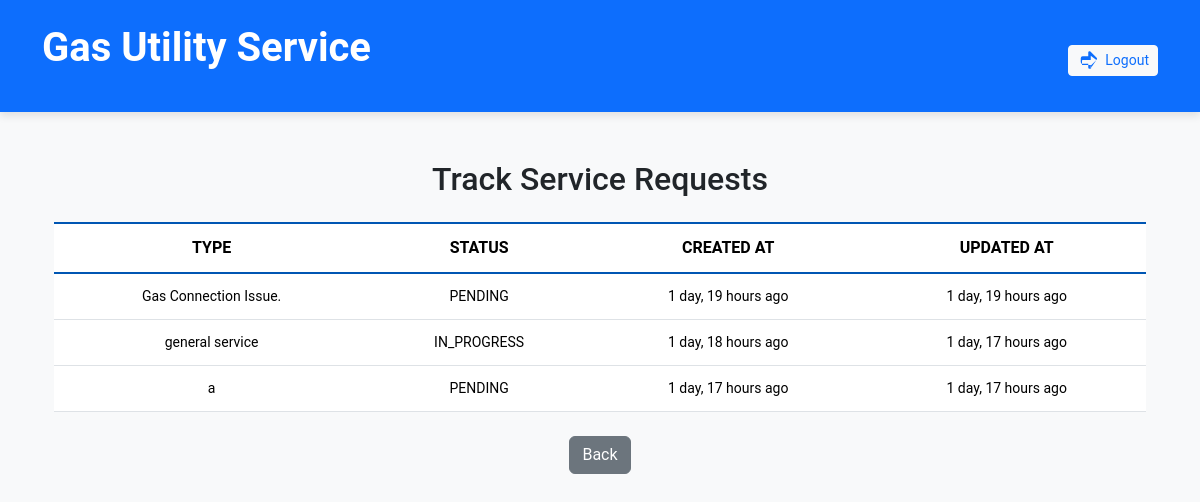
The app's page /requests/track/ (signed in), older data.
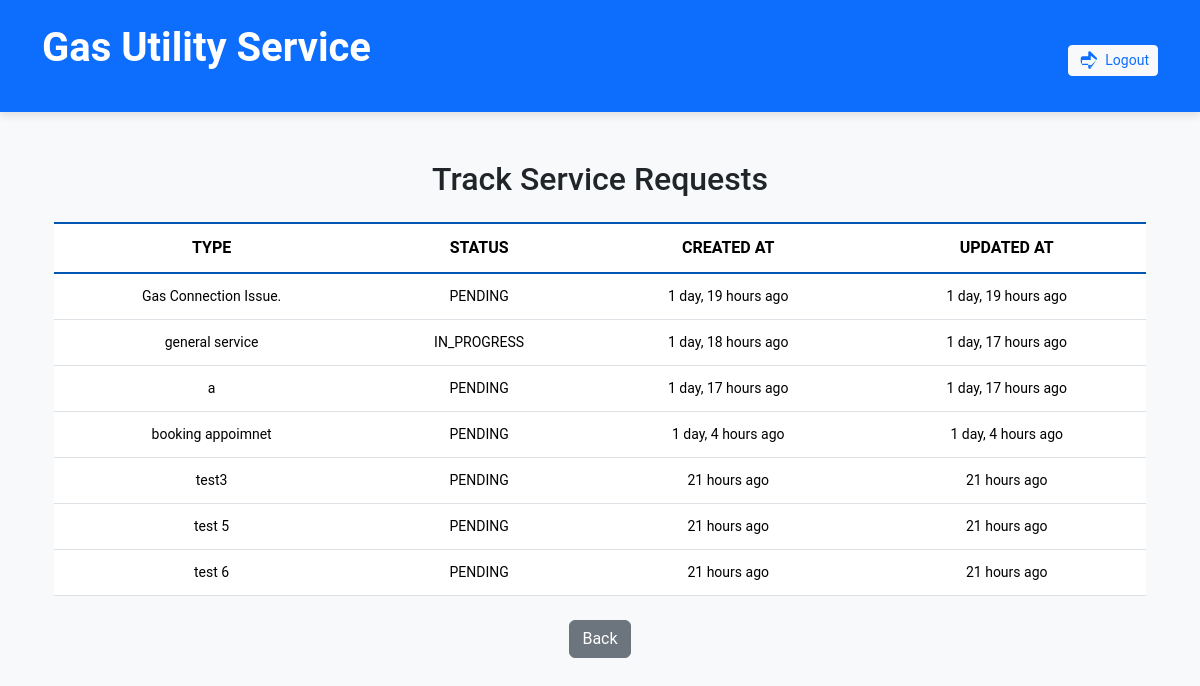
The same page, newer data.
### service_requests/models.py (models this page shows, shortened)
class ServiceRequest(models.Model):
    STATUS_CHOICES = [
        ('PENDING', 'Pending'),
        ('IN_PROGRESS', 'In Progress'),
        ('RESOLVED', 'Resolved'),
    ]
    customer = models.ForeignKey(User, on_delete=models.CASCADE)
    service_type = models.CharField(max_length=100)
    details = models.TextField()
    attached_file = models.FileField(upload_to='attachments/', blank=True, null=True)
    status = models.CharField(max_length=20, choices=STATUS_CHOICES, default='PENDING')
    created_at = models.DateTimeField(auto_now_add=True)
    updated_at = models.DateTimeField(auto_now=True)

### service_requests/views.py (the view)
# urls.py: path('track/', views.track_request_view, name='track_request'),
@login_required
def track_request_view(request):
    service_requests = ServiceRequest.objects.filter(customer=request.user)
    return render(request, 'requests/track_request.html', {'service_requests': service_requests})

### templates/requests/track_request.html (shortened to what this page needs)
{% extends 'base.html' %}
{% load tz %}
{% load humanize %}
{% block content %}
<div class="container mt-4">
    <h2 class="text-center mb-4">Track Service Requests</h2>
    {% if service_requests %}
    <table class="table custom-table">
        <thead>
            <tr>
                <th>Type</th>
                <th>Status</th>
                <th>Created At</th>
                <th>Updated At</th>
            </tr>
        </thead>
        <tbody>
            {% for request in service_requests %}
            <tr>
                <td>{{ request.service_type }}</td>
                <td>{{ request.status }}</td>
                <td>{{ request.created_at|timezone:"Asia/Kolkata"|naturaltime }}</td>
                <td>{{ request.updated_at|timezone:"Asia/Kolkata"|naturaltime }}</td>
            </tr>
            {% endfor %}
        </tbody>
    </table>
    {% else %}
    <div class="alert alert-info text-center">
        No service requests available at the moment.
    </div>
    {% endif %}
    <div class="text-center mt-4">
        <a href="{% url 'account' %}" class="btn btn-secondary">Back</a>
    </div>
</div>
{% endblock %}

### templates/base.html (shortened to what this page needs)
<!DOCTYPE html>
{% load static %}
<html lang="en">
<head>
    <link href="https://cdn.jsdelivr.net/npm/bootstrap@5.3.1/dist/css/bootstrap.min.css" rel="stylesheet">
    <link rel="stylesheet" href="{% static 'css/styles.css' %}">
</head>
<body>
    <header class="bg-primary text-white py-4">
        <div class="container d-flex justify-content-between align-items-center">
            <h1 class="mb-3">Gas Utility Service</h1>
            <nav>
                {% if user.is_authenticated %}
                    <form method="POST" action="{% url 'logout' %}" class="d-inline-block ms-auto">
                        <button type="submit" class="btn btn-light btn-sm text-primary d-flex align-items-center">
                            Logout
                        </button>
                    </form>
                {% endif %}
            </nav>
        </div>
    </header>
    <main class="container my-5">
        {% block content %}{% endblock %}
    </main>
</body>
</html>

### static/css/styles.css (style rules this page uses)
body { font-family: 'Roboto', sans-serif; background-color: #f8f9fa; margin: 0; padding: 0; }
header { box-shadow: 0 4px 8px rgba(0, 0, 0, 0.1); }
header h1 { font-size: 2.5rem; font-weight: bold; }
header nav { margin-top: 10px; }
nav button { font-size: 1rem; padding: 8px 15px; border-radius: 5px; transition: background-color 0.3s, color 0.3s; }

### templates/requests/track_request.html (style rules this page uses)
.custom-table { width: 100%; border-collapse: collapse; margin-bottom: 20px; }
.custom-table th, .custom-table td { padding: 12px; text-align: left; font-size: 14px; }
.custom-table thead { background-color: #007BFF; color: white; font-weight: bold; text-transform: uppercase; border-top: 2px solid #0056b3; border-bottom: 2px solid #0056b3; }
.custom-table th { font-size: 16px; text-align: center; }
.custom-table tr:nth-child(even) { background-color: #f2f2f2; }
.custom-table td { text-align: center; }
.btn-secondary { background-color: #6c757d; border-color: #6c757d; }

Row changes from the older to the newer data that the page shows:
added ServiceRequest: service_type "booking appoimnet", status "PENDING", created_at "1 day, 4 hours ago", updated_at "1 day, 4 hours ago"
added ServiceRequest: service_type "test3", status "PENDING", created_at "21 hours ago", updated_at "21 hours ago"
added ServiceRequest: service_type "test 5", status "PENDING", created_at "21 hours ago", updated_at "21 hours ago"
added ServiceRequest: service_type "test 6", status "PENDING", created_at "21 hours ago", updated_at "21 hours ago"
